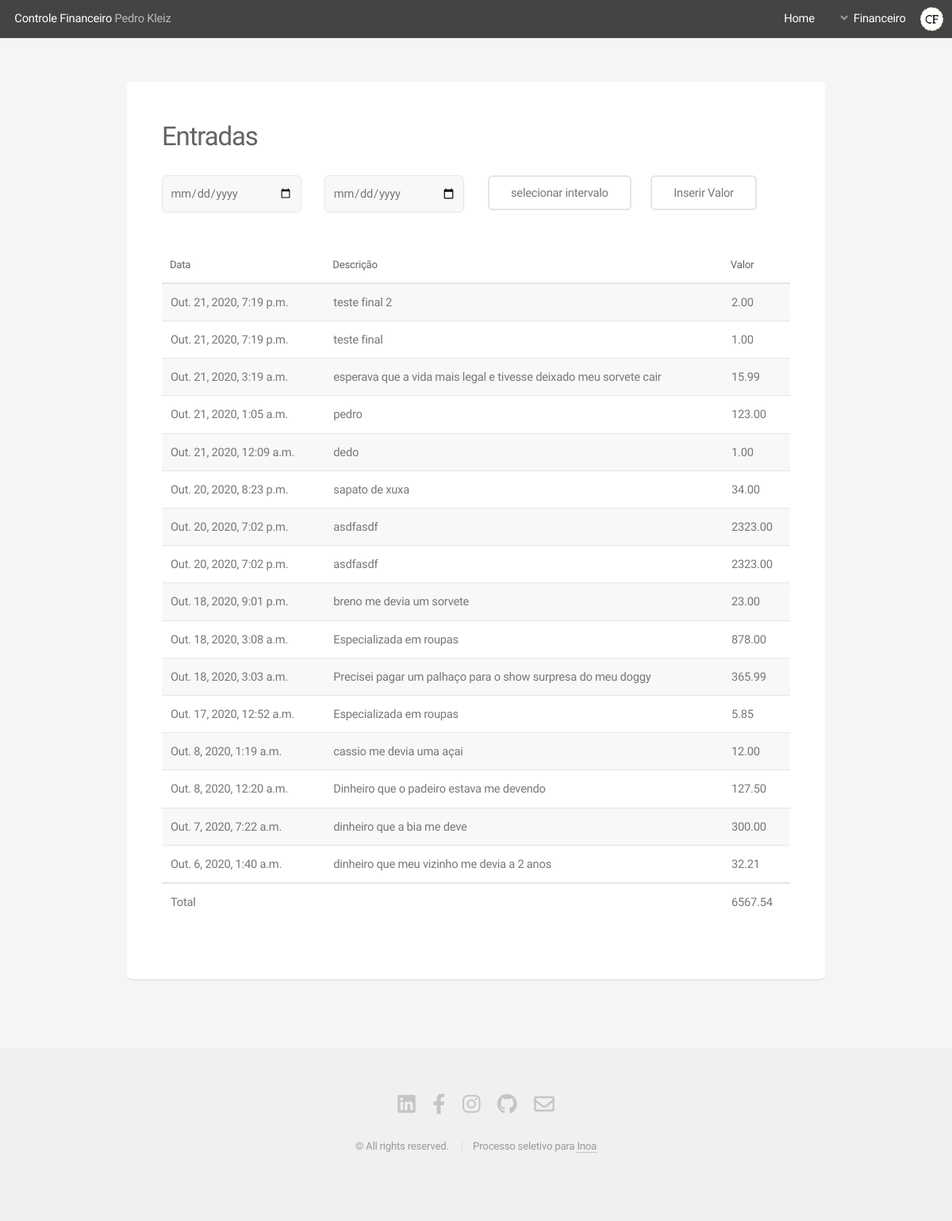
The page /deposit on the database its author committed.
### website/models.py (models this page shows, shortened)
class Deposit(models.Model):
    deposit_name = models.CharField(max_length=50)
    deposit_value = models.DecimalField(
        blank=False, null=False, max_digits=20, decimal_places=2)
    deposit_date = models.DateTimeField(auto_now=True)

### website/views.py (the view)
# urls.py: path('deposit', deposit_view, name='deposit'),
def deposit_view(request):
    deposits = Deposit.objects.all().order_by("deposit_date").reverse()
    sumDeposits = deposits.aggregate(sum_deposits=Sum('deposit_value'))
    dicDepositRender = {'sumDeposits': sumDeposits, 'deposits': deposits}
    return render(request, 'deposit.html', dicDepositRender)

### website/templates/deposit.html (shortened to what this page needs)
{% load static %} {% include 'partials/headerBlack.html' %}
<section id="main" class="container">
  <section class="box">
    <header>
      <div class="gtr-uniform gtr-50 col-12">
        <h2>Entradas</h2>
      </div>
      <div class="col-12">
        <form method="post" style="margin-top:3ch" action="{% url 'depositResult' %}">
          <div class="row " class="col-12-mobilep col-12-mobile gtr-50 gtr-uniform">
            <div class="col-3 col-12-mobilep col-12-mobile ">
              <input type="date" class="value-box" name="dateStart" value="">
            </div>
            <div class="col-3 col-12-mobilep col-12-mobile ">
              <input type="date" class="value-box" name="dateEnd" value="">
            </div>
            <div class="col-3 col-12-mobilep col-12-mobile col-6-narrower">
              <input type="submit" class="button alt" value="selecionar intervalo">
            </div>
            <div class="col-3 col-12-mobilep col-8-mobile col-6-narrower">
              <a href="{% url 'depositValue' %}" id="insertButton" class="button alt col-6">Inserir Valor</a>
            </div>
          </div>
        </form>
      </div>
    </header>
    <br>
    <div class="table-wrapper">
      <table>
        <thead>
          <tr>
            <th>Data</th>
            <th>Descrição</th>
            <th>Valor</th>
          </tr>
        </thead>
        <tbody>
          {% for deposit in deposits %}
          <tr>
            <td>{{deposit.deposit_date}}</td>
            <td>{{deposit.deposit_name}}</td>
            <td>{{deposit.deposit_value}}</td>
          </tr>
          {% endfor %}
        </tbody>
        <tfoot>
          <tr>
            <td>Total</td>
            <td colspan="1"></td>
            {% if sumDeposits.sum_deposits > 0 %}
              <td>{{ sumDeposits.sum_deposits|floatformat:2 }}</td>
            {% else %}
              <td>{{ sumDeposits.sum_deposits}}</td>
            {% endif %}
          </tr>
        </tfoot>
      </table>
    </div>
  </section>
</section>
{% include 'partials/footer.html'%}

### rows shown on the page
Deposit: deposit_date "Out. 21, 2020, 7:19 p.m.", deposit_name "teste final 2", deposit_value "2.00"
Deposit: deposit_date "Out. 21, 2020, 7:19 p.m.", deposit_name "teste final", deposit_value "1.00"
Deposit: deposit_date "Out. 21, 2020, 3:19 a.m.", deposit_name "esperava que a vida mais legal e tivesse deixado meu sorvete cair", deposit_value "15.99"
Deposit: deposit_date "Out. 21, 2020, 1:05 a.m.", deposit_name "pedro", deposit_value "123.00"
Deposit: deposit_date "Out. 21, 2020, 12:09 a.m.", deposit_name "dedo", deposit_value "1.00"
Deposit: deposit_date "Out. 20, 2020, 8:23 p.m.", deposit_name "sapato de xuxa", deposit_value "34.00"
Deposit: deposit_date "Out. 20, 2020, 7:02 p.m.", deposit_name "asdfasdf", deposit_value "2323.00"
Deposit: deposit_date "Out. 20, 2020, 7:02 p.m.", deposit_name "asdfasdf", deposit_value "2323.00"
Deposit: deposit_date "Out. 18, 2020, 9:01 p.m.", deposit_name "breno me devia um sorvete", deposit_value "23.00"
Deposit: deposit_date "Out. 18, 2020, 3:08 a.m.", deposit_name "Especializada em roupas", deposit_value "878.00"
Deposit: deposit_date "Out. 18, 2020, 3:03 a.m.", deposit_name "Precisei pagar um palhaço para o show surpresa do meu doggy", deposit_value "365.99"
Deposit: deposit_date "Out. 17, 2020, 12:52 a.m.", deposit_name "Especializada em roupas", deposit_value "5.85"
Deposit: deposit_date "Out. 8, 2020, 1:19 a.m.", deposit_name "cassio me devia uma açai", deposit_value "12.00"
Deposit: deposit_date "Out. 8, 2020, 12:20 a.m.", deposit_name "Dinheiro que o padeiro estava me devendo", deposit_value "127.50"
Deposit: deposit_date "Out. 7, 2020, 7:22 a.m.", deposit_name "dinheiro que a bia me deve", deposit_value "300.00"
Deposit: deposit_date "Out. 6, 2020, 1:40 a.m.", deposit_name "dinheiro que meu vizinho me devia a 2 anos", deposit_value "32.21"

### other values the page prints
{{ sumDeposits.sum_deposits|floatformat:2 }} "6567.54"
